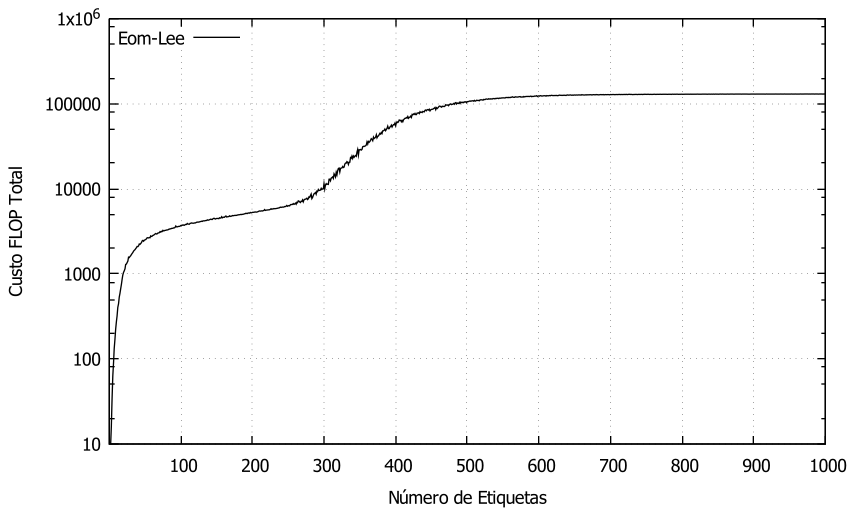

Source code (gnuplot):
set xlabel "Número de Etiquetas"
set ylabel "Custo FLOP Total"
set monochrome
set key vertical top left
set logscale y
set grid
set pointsize 2
plot "Eom-Lee-FLOP-64.txt" u 1:2 t 'Eom-Lee' w lines
